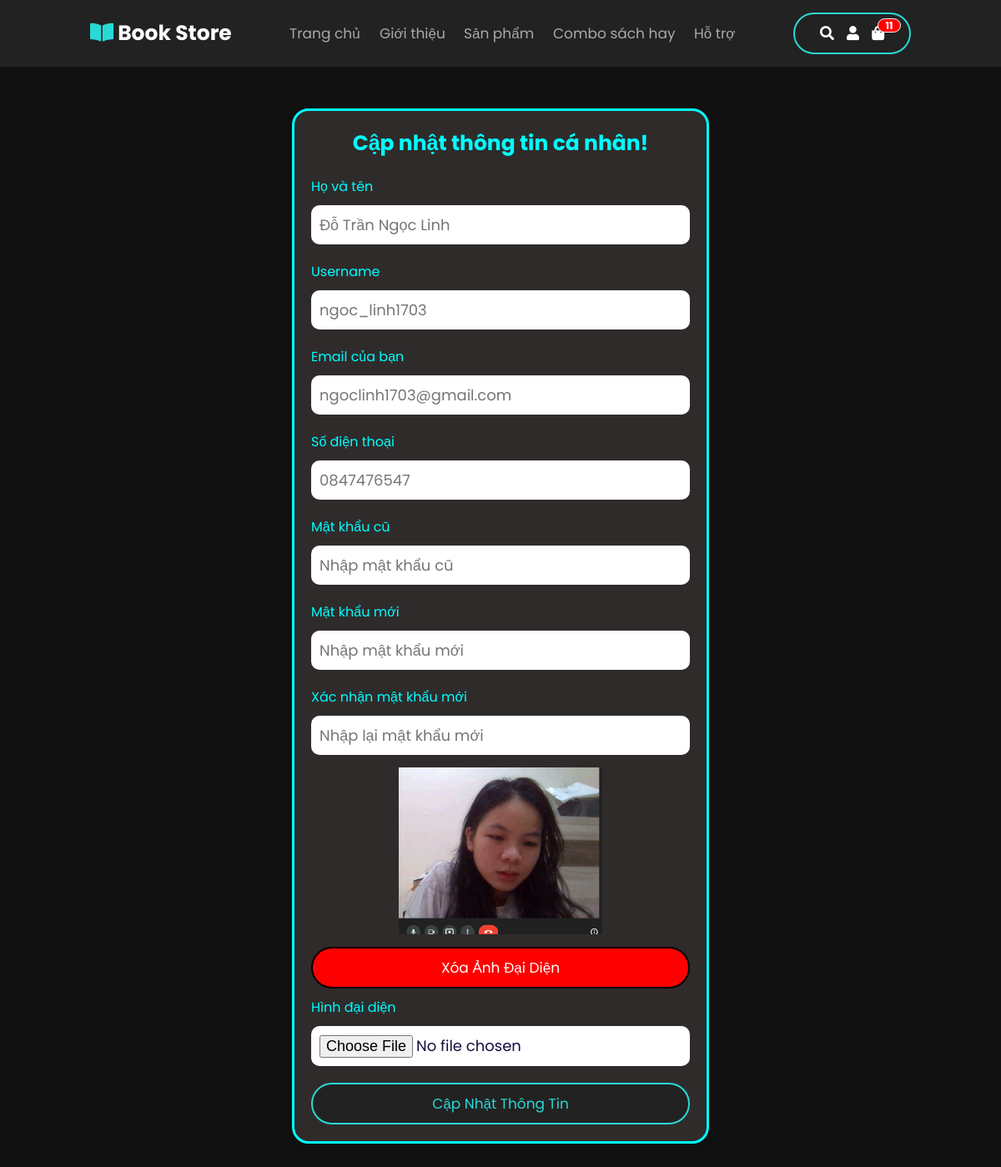
The app's page /app/View/update_profile.php (signed in) with its own data.
### tables this page shows
CREATE TABLE `users` (
  `user_id` varchar(100) NOT NULL,
  `fullname` varchar(100) NOT NULL,
  `username` varchar(100) NOT NULL,
  `email` varchar(100) NOT NULL,
  `phonenumber` varchar(20) NOT NULL,
  `password` varchar(100) NOT NULL,
  `user_type` varchar(100) NOT NULL DEFAULT 'user',
  `image` varchar(100) NOT NULL,
  PRIMARY KEY (user_id)
);

### app/View/update_profile.php (the view, shortened to what this page needs)
<?php
include '../../config/config.php';
?>
<!DOCTYPE html>
<html lang="en">
<head>
   <link rel="stylesheet" href="css/style.css">
   <link rel="stylesheet" href="https://cdnjs.cloudflare.com/ajax/libs/font-awesome/5.15.4/css/all.min.css">
   <link rel="stylesheet" href="../../public/css/style.css">
   <link rel="stylesheet" href="https://cdnjs.cloudflare.com/ajax/libs/aos/2.3.4/aos.css">
</head>
<body>
<?php include '../View/header.php'; ?>
<section class="updateInfo-form">
   <form onsubmit="return validateForm()" action="../Controllers/userUpdateProfileCTRL.php" method="post" enctype="multipart/form-data">
      <h3>Cập nhật thông tin cá nhân!</h3>
      <?php
         $user_id = $_COOKIE['user_id'];
         $select_profile = mysqli_query($conn, "SELECT * FROM `users` WHERE user_id = '$user_id' LIMIT 1") or die('query failed');
         $fetch_profile = mysqli_fetch_assoc($select_profile);
      ?>
      <p class="placeholder">Họ và tên</p>
      <input type="text" name="fullname" maxlength="50" placeholder="<?= $fetch_profile['fullname']; ?>" class="box">
      <p class="placeholder">Username</p>
      <input type="text" id="username" name="username" maxlength="50" placeholder="<?= $fetch_profile['username']; ?>" class="box">
      <p class="placeholder">Email của bạn</p>
      <input type="email" id="email" name="email" maxlength="50" placeholder="<?= $fetch_profile['email']; ?>" class="box">
      <p class="placeholder">Số điện thoại</p>
      <input type="text" id="phoneNumber" name="phonenumber" maxlength="50" placeholder="<?= $fetch_profile['phonenumber']; ?>" class="box">
      <p class="placeholder">Mật khẩu cũ</p>
      <input type="password" name="oldpass" maxlength="50" placeholder="Nhập mật khẩu cũ" class="box">
      <p class="placeholder">Mật khẩu mới</p>
      <input type="password" id="password" name="newpass" maxlength="50" placeholder="Nhập mật khẩu mới" class="box">
      <p class="placeholder">Xác nhận mật khẩu mới</p>
      <input type="password" name="confirmpass" maxlength="50" placeholder="Nhập lại mật khẩu mới" class="box">
      <?php if($fetch_profile['image'] != ''){ ?>
         <img src="../../public/images/<?= $fetch_profile['image']; ?>" alt="" class="image">
         <input type="submit" value="Xóa ảnh đại diện" name="delete_image" class="delete-btn" onclick="return confirm('delete this image?');">
      <?php }; ?>
      <p class="placeholder">Hình đại diện</p>
      <input type="file" name="image" class="box" accept="image/*">
      <input type="submit" value="Cập nhật thông tin" name="submit" class="btn">
   </form>
</section>
</body>
</html>

### public/css/style.css (style rules this page uses)
:root { --main-color: #16a085; --red: #eb4d4b; --orange: #f39c12; --black: #130f40; --light-color: #999; --light-bg: #eee; --white: #fff; --border: .1rem solid rgba(0, 0, 0, .2); --box-shadow: 0 .5rem 1rem rgba(0, 0, 0, .1); }
* { font-family: 'Poppins', sans-serif; margin: 0; padding: 0; -webkit-box-sizing: border-box; box-sizing: border-box; outline: none; border: none; text-decoration: none; -webkit-transition: all .2s linear; transition: all .2s linear; }
html { font-size: 62.5%; overflow-x: hidden; scroll-behavior: smooth; scroll-padding-top: 9rem; }
body { background: #111; overflow-x: hidden; }
section { padding: 3rem 9%; }
.btn { margin-top: 1rem; display: block; padding: 1rem 3rem; font-size: 1.7rem; color: #29d9d5; border: 0.2rem solid #29d9d5; border-radius: 5rem; cursor: pointer; background: #222; }
.delete-btn { margin-top: 1rem; display: block; padding: 1rem 2rem; font-size: 1.7rem; color: white; border: 0.2rem solid black; border-radius: 5rem; cursor: pointer; background: red; text-transform: capitalize; }
.updateInfo-form form { background: #2f2b2b; box-shadow: var(--box-shadow); box-shadow: var(--box-shadow); padding: 2rem; border: 3px solid aqua; border-radius: 2rem; max-width: 50rem; margin: 10rem auto; }
.updateInfo-form form h3 { padding-bottom: 1rem; font-size: 2.5rem; color: aqua; text-align: center; }
.updateInfo-form form p { padding-top: 1rem; font-size: 1.6rem; color: aqua; }
.updateInfo-form form .box { width: 100%; border-radius: 1rem; padding: 1rem; font-size: 1.8rem; color: var(--black); background-color: white; margin: 1rem 0; }
.updateInfo-form form .image { height: 20rem; width: 100%; object-fit: contain; margin-top: .5rem; }
.updateInfo-form form .delete-btn, .updateInfo-form form .btn { text-transform: capitalize; width: 100%; }

### records on screen
users: fullname "Đỗ Trần Ngọc Linh", username "ngoc_linh1703", email "ngoclinh1703@gmail.com", phonenumber "0847476547", image (picture)

### other values on screen
$cart_rows_number "11"
